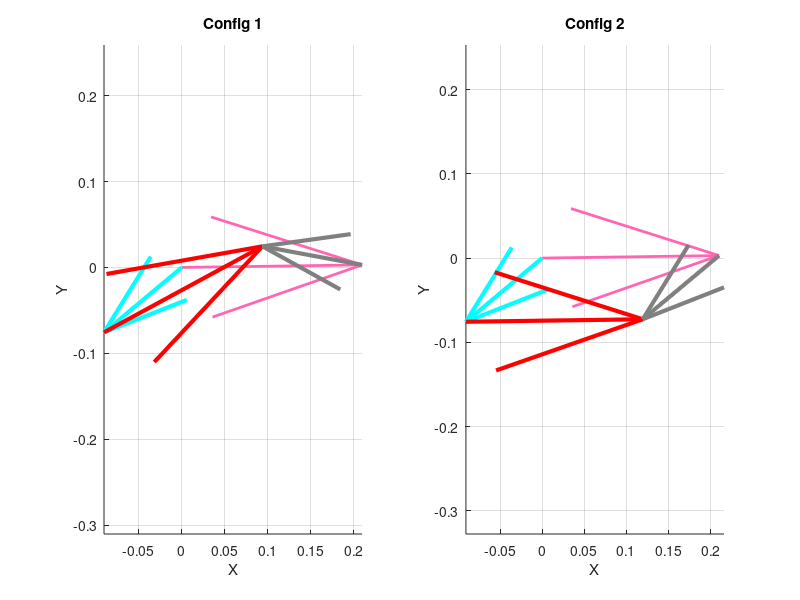

The MATLAB source for this figure:
clear all
close all
clc

% ==========================================
% 1. PARAMETERS & INPUT
% ==========================================
L1 = 0.210; % Ground (Pink) - d
L2 = 0.118; % Crank (Cyan) - a (Input Link from Loop 1)
L3 = 0.210; % Coupler (Red) - b
L4 = 0.118; % Rocker (Grey) - c

% Assign canonical names
d = L1;
a = L2;
b = L3;
c = L4;

% Ground Offset
theta1_deg = 0.81;
theta1 = deg2rad(theta1_deg);

% Norton's K Constants
K1 = d/a;
K2 = d/c;
K3 = (a^2 - b^2 + c^2 + d^2)/(2*a*c);

% --- INPUT (Link 2 from Loop 1) ---
% Input Angle derived from Loop 1 output with 180 deg shift
q2_global_deg = 39.8576 - 180; 
q2 = deg2rad(q2_global_deg) - theta1; % Local Angle

% ==========================================
% 2. CALCULATION (Find q4 given q2)
% ==========================================

% Coefficients A, B, C for finding q4 (Derived from Input q2)
A = cos(q2) - K1 - K2*cos(q2) + K3;
B = -2*sin(q2);
C = K1 - (K2+1)*cos(q2) + K3;

det_val = B^2 - 4*A*C;
if det_val < 0
    error('No real solution');
end

% Solve for q4 (2 Cases)
% Note: Swapped order (-sqrt first) to match desired Configuration 1/2 order
q4_sol1 = 2*atan((-B - sqrt(det_val))/(2*A)); 
q4_sol2 = 2*atan((-B + sqrt(det_val))/(2*A));

% Calculate q3 using Vector Sum Logic
% Case 1 (Config 1)
Vec3_1 = c*exp(1j*q4_sol1) + d - a*exp(1j*q2);
q3_sol1 = angle(Vec3_1);

% Case 2 (Config 2)
Vec3_2 = c*exp(1j*q4_sol2) + d - a*exp(1j*q2);
q3_sol2 = angle(Vec3_2);

% ==========================================
% 3. CONVERT TO GLOBAL & DISPLAY
% ==========================================
q2g = q2 + theta1;

q3_1g = q3_sol1 + theta1;
q4_1g = q4_sol1 + theta1;

q3_2g = q3_sol2 + theta1;
q4_2g = q4_sol2 + theta1;

fprintf('--- Results for Input Theta2 = %.4f deg ---\n', q2_global_deg);
fprintf('Configuration 1:\n Theta3: %.4f deg, Theta4: %.4f deg\n', rad2deg(q3_1g), rad2deg(q4_1g));
fprintf('Configuration 2:\n Theta3: %.4f deg, Theta4: %.4f deg\n', rad2deg(q3_2g), rad2deg(q4_2g));

% ==========================================
% 4. PLOTTING
% ==========================================
figure('Name', 'Loop 2 Analysis: Input 39.8576-180', 'NumberTitle', 'off');

% Define Colors
col_ground = [1, 0.4, 0.7]; % Pink
col_L2 = 'c';               % Cyan (Input Link)
col_L3 = 'r';               % Red (Coupler)
col_L4 = [0.5, 0.5, 0.5];   % Grey (Rocker)

% --- PLOT CASE 1 ---
subplot(1, 2, 1); 
hold on; axis equal; grid on;

RA = a*exp(1j*q2g);
RBA_1 = b*exp(1j*q3_1g);
RB_1 = RA + RBA_1;
RO4O2 = d*exp(1j*theta1);

O2x=0; O2y=0;
O4x=real(RO4O2); O4y=imag(RO4O2);
Ax=real(RA); Ay=imag(RA);
Bx_1=real(RB_1); By_1=imag(RB_1);

quiver(O2x, O2y, O4x-O2x, O4y-O2y, 0, 'Color', col_ground, 'LineWidth', 2, 'MaxHeadSize', 0.5); % Ground
quiver(O2x, O2y, Ax-O2x, Ay-O2y, 0, 'Color', col_L2, 'LineWidth', 3, 'MaxHeadSize', 0.5); % Link 2
quiver(Ax, Ay, Bx_1-Ax, By_1-Ay, 0, 'Color', col_L3, 'LineWidth', 3, 'MaxHeadSize', 0.5); % Link 3
quiver(O4x, O4y, Bx_1-O4x, By_1-O4y, 0, 'Color', col_L4, 'LineWidth', 3, 'MaxHeadSize', 0.5); % Link 4

title(['Config 1']);
xlabel('X'); ylabel('Y');

% --- PLOT CASE 2 ---
subplot(1, 2, 2); 
hold on; axis equal; grid on;

RBA_2 = b*exp(1j*q3_2g);
RB_2 = RA + RBA_2;

Bx_2=real(RB_2); By_2=imag(RB_2);

quiver(O2x, O2y, O4x-O2x, O4y-O2y, 0, 'Color', col_ground, 'LineWidth', 2, 'MaxHeadSize', 0.5); % Ground
quiver(O2x, O2y, Ax-O2x, Ay-O2y, 0, 'Color', col_L2, 'LineWidth', 3, 'MaxHeadSize', 0.5); % Link 2
quiver(Ax, Ay, Bx_2-Ax, By_2-Ay, 0, 'Color', col_L3, 'LineWidth', 3, 'MaxHeadSize', 0.5); % Link 3
quiver(O4x, O4y, Bx_2-O4x, By_2-O4y, 0, 'Color', col_L4, 'LineWidth', 3, 'MaxHeadSize', 0.5); % Link 4

title(['Config 2']);
xlabel('X'); ylabel('Y');
